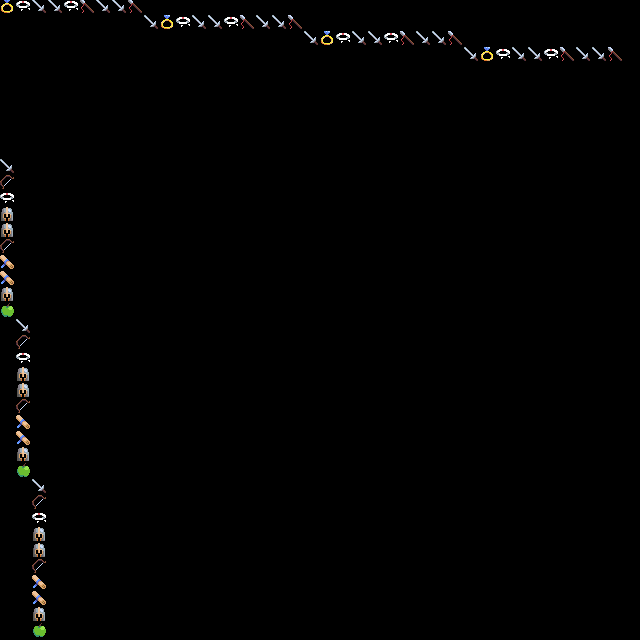

A level layout from a 2D game, rendered from its tile map. Below: a short description, then the map file with its tile-grid data intact:
An orthogonal 40x40 tile map with 16x16 px tiles, 1 tile layer (Background).

<map version="1.0" tiledversion="1.1.5" orientation="orthogonal" renderorder="right-down" width="40" height="40" tilewidth="16" tileheight="16" infinite="0" nextobjectid="1">
 <tileset firstgid="1" name="item_pack" tilewidth="16" tileheight="16" tilecount="72" columns="8">
  <image source="16x16_item_pack.png" width="128" height="144" />
 </tileset>
 <layer name="Background" width="40" height="40" offsetx="-17" offsety="-2">
  <data encoding="csv">
1,42,55,1,1,55,10,1,1,10,0,0,0,0,0,0,0,0,0,0,0,0,0,0,0,0,0,0,0,0,0,0,0,0,0,0,0,0,0,0,
19,0,0,0,0,0,0,0,0,0,1,42,55,1,1,55,10,1,1,10,0,0,0,0,0,0,0,0,0,0,0,0,0,0,0,0,0,0,0,0,
55,0,0,0,0,0,0,0,0,0,0,0,0,0,0,0,0,0,0,0,1,42,55,1,1,55,10,1,1,10,0,0,0,0,0,0,0,0,0,0,
46,0,0,0,0,0,0,0,0,0,0,0,0,0,0,0,0,0,0,0,0,0,0,0,0,0,0,0,0,0,1,42,55,1,1,55,10,1,1,10,
46,0,0,0,0,0,0,0,0,0,0,0,0,0,0,0,0,0,0,0,0,0,0,0,0,0,0,0,0,0,0,0,0,0,0,0,0,0,0,0,
19,0,0,0,0,0,0,0,0,0,0,0,0,0,0,0,0,0,0,0,0,0,0,0,0,0,0,0,0,0,0,0,0,0,0,0,0,0,0,0,
37,0,0,0,0,0,0,0,0,0,0,0,0,0,0,0,0,0,0,0,0,0,0,0,0,0,0,0,0,0,0,0,0,0,0,0,0,0,0,0,
37,0,0,0,0,0,0,0,0,0,0,0,0,0,0,0,0,0,0,0,0,0,0,0,0,0,0,0,0,0,0,0,0,0,0,0,0,0,0,0,
46,0,0,0,0,0,0,0,0,0,0,0,0,0,0,0,0,0,0,0,0,0,0,0,0,0,0,0,0,0,0,0,0,0,0,0,0,0,0,0,
65,0,0,0,0,0,0,0,0,0,0,0,0,0,0,0,0,0,0,0,0,0,0,0,0,0,0,0,0,0,0,0,0,0,0,0,0,0,0,0,
0,1,0,0,0,0,0,0,0,0,0,0,0,0,0,0,0,0,0,0,0,0,0,0,0,0,0,0,0,0,0,0,0,0,0,0,0,0,0,0,
0,19,0,0,0,0,0,0,0,0,0,0,0,0,0,0,0,0,0,0,0,0,0,0,0,0,0,0,0,0,0,0,0,0,0,0,0,0,0,0,
0,55,0,0,0,0,0,0,0,0,0,0,0,0,0,0,0,0,0,0,0,0,0,0,0,0,0,0,0,0,0,0,0,0,0,0,0,0,0,0,
0,46,0,0,0,0,0,0,0,0,0,0,0,0,0,0,0,0,0,0,0,0,0,0,0,0,0,0,0,0,0,0,0,0,0,0,0,0,0,0,
0,46,0,0,0,0,0,0,0,0,0,0,0,0,0,0,0,0,0,0,0,0,0,0,0,0,0,0,0,0,0,0,0,0,0,0,0,0,0,0,
0,19,0,0,0,0,0,0,0,0,0,0,0,0,0,0,0,0,0,0,0,0,0,0,0,0,0,0,0,0,0,0,0,0,0,0,0,0,0,0,
0,37,0,0,0,0,0,0,0,0,0,0,0,0,0,0,0,0,0,0,0,0,0,0,0,0,0,0,0,0,0,0,0,0,0,0,0,0,0,0,
0,37,0,0,0,0,0,0,0,0,0,0,0,0,0,0,0,0,0,0,0,0,0,0,0,0,0,0,0,0,0,0,0,0,0,0,0,0,0,0,
0,46,0,0,0,0,0,0,0,0,0,0,0,0,0,0,0,0,0,0,0,0,0,0,0,0,0,0,0,0,0,0,0,0,0,0,0,0,0,0,
0,65,0,0,0,0,0,0,0,0,0,0,0,0,0,0,0,0,0,0,0,0,0,0,0,0,0,0,0,0,0,0,0,0,0,0,0,0,0,0,
0,0,1,0,0,0,0,0,0,0,0,0,0,0,0,0,0,0,0,0,0,0,0,0,0,0,0,0,0,0,0,0,0,0,0,0,0,0,0,0,
0,0,19,0,0,0,0,0,0,0,0,0,0,0,0,0,0,0,0,0,0,0,0,0,0,0,0,0,0,0,0,0,0,0,0,0,0,0,0,0,
0,0,55,0,0,0,0,0,0,0,0,0,0,0,0,0,0,0,0,0,0,0,0,0,0,0,0,0,0,0,0,0,0,0,0,0,0,0,0,0,
0,0,46,0,0,0,0,0,0,0,0,0,0,0,0,0,0,0,0,0,0,0,0,0,0,0,0,0,0,0,0,0,0,0,0,0,0,0,0,0,
0,0,46,0,0,0,0,0,0,0,0,0,0,0,0,0,0,0,0,0,0,0,0,0,0,0,0,0,0,0,0,0,0,0,0,0,0,0,0,0,
0,0,19,0,0,0,0,0,0,0,0,0,0,0,0,0,0,0,0,0,0,0,0,0,0,0,0,0,0,0,0,0,0,0,0,0,0,0,0,0,
0,0,37,0,0,0,0,0,0,0,0,0,0,0,0,0,0,0,0,0,0,0,0,0,0,0,0,0,0,0,0,0,0,0,0,0,0,0,0,0,
0,0,37,0,0,0,0,0,0,0,0,0,0,0,0,0,0,0,0,0,0,0,0,0,0,0,0,0,0,0,0,0,0,0,0,0,0,0,0,0,
0,0,46,0,0,0,0,0,0,0,0,0,0,0,0,0,0,0,0,0,0,0,0,0,0,0,0,0,0,0,0,0,0,0,0,0,0,0,0,0,
0,0,65,0,0,0,0,0,0,0,0,0,0,0,0,0,0,0,0,0,0,0,0,0,0,0,0,0,0,0,0,0,0,0,0,0,0,0,0,0,
0,0,0,1,0,0,0,0,0,0,0,0,0,0,0,0,0,0,0,0,0,0,0,0,0,0,0,0,0,0,0,0,0,0,0,0,0,0,0,0,
0,0,0,19,0,0,0,0,0,0,0,0,0,0,0,0,0,0,0,0,0,0,0,0,0,0,0,0,0,0,0,0,0,0,0,0,0,0,0,0,
0,0,0,55,0,0,0,0,0,0,0,0,0,0,0,0,0,0,0,0,0,0,0,0,0,0,0,0,0,0,0,0,0,0,0,0,0,0,0,0,
0,0,0,46,0,0,0,0,0,0,0,0,0,0,0,0,0,0,0,0,0,0,0,0,0,0,0,0,0,0,0,0,0,0,0,0,0,0,0,0,
0,0,0,46,0,0,0,0,0,0,0,0,0,0,0,0,0,0,0,0,0,0,0,0,0,0,0,0,0,0,0,0,0,0,0,0,0,0,0,0,
0,0,0,19,0,0,0,0,0,0,0,0,0,0,0,0,0,0,0,0,0,0,0,0,0,0,0,0,0,0,0,0,0,0,0,0,0,0,0,0,
0,0,0,37,0,0,0,0,0,0,0,0,0,0,0,0,0,0,0,0,0,0,0,0,0,0,0,0,0,0,0,0,0,0,0,0,0,0,0,0,
0,0,0,37,0,0,0,0,0,0,0,0,0,0,0,0,0,0,0,0,0,0,0,0,0,0,0,0,0,0,0,0,0,0,0,0,0,0,0,0,
0,0,0,46,0,0,0,0,0,0,0,0,0,0,0,0,0,0,0,0,0,0,0,0,0,0,0,0,0,0,0,0,0,0,0,0,0,0,0,0,
0,0,0,65,0,0,0,0,0,0,0,0,0,0,0,0,0,0,0,0,0,0,0,0,0,0,0,0,0,0,0,0,0,0,0,0,0,0,0,0
</data>
 </layer>
</map>
